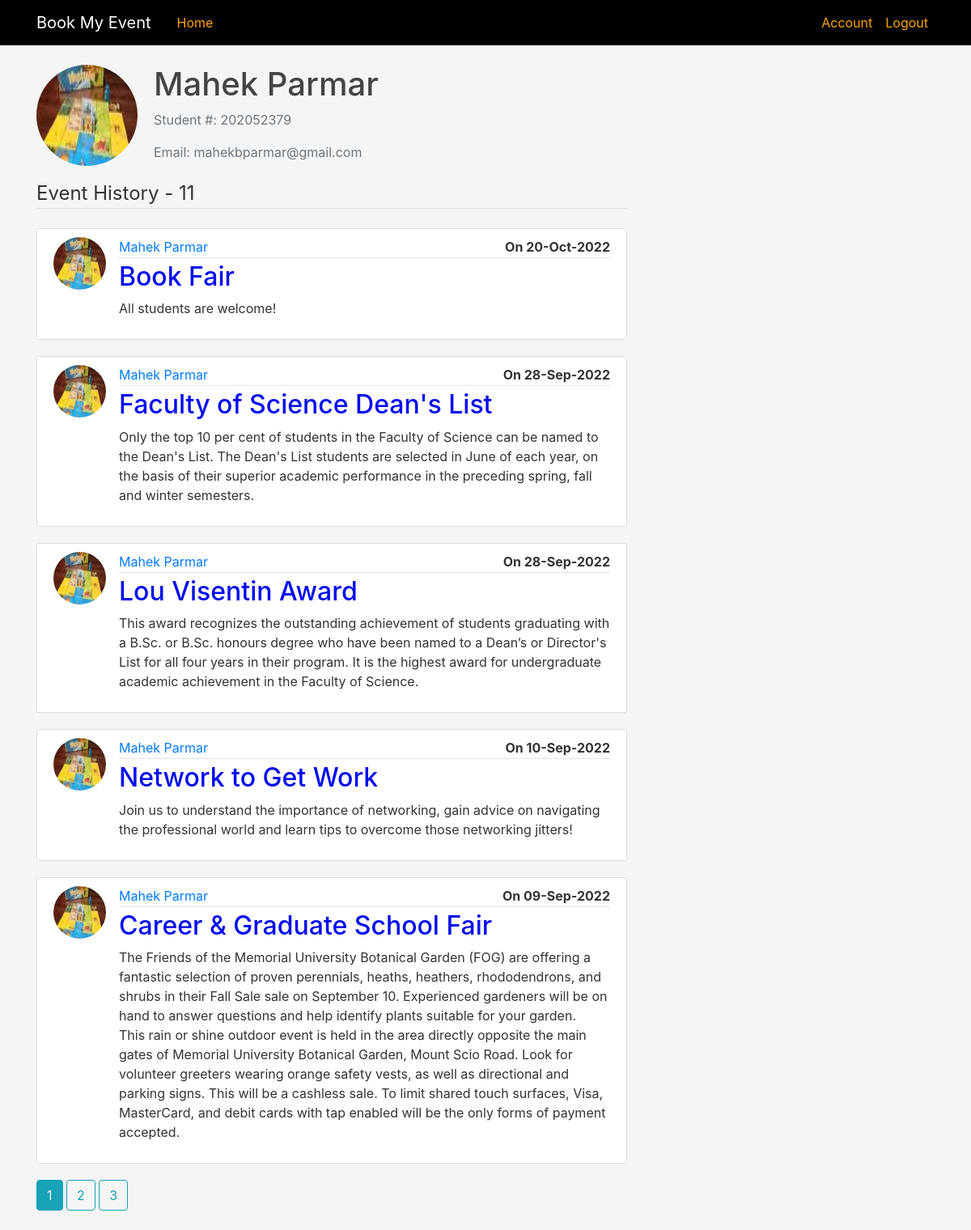
/user/1?page=1 (signed in), run on the app's committed database.
### bme/model.py (models this page shows, shortened)
class User(db.Model, UserMixin):
    id = db.Column(db.Integer, primary_key = True)      #its the primary key
    firstName = db.Column(db.String, nullable=False)    #must not be null
    surName = db.Column(db.String, nullable=False)      #must not be null
    email = db.Column(db.String, nullable=False, unique=True)   #must not be empty, and mun mails are unique
    studentNumber = db.Column(db.String(9), nullable= False, unique=True)      #must not be empty, max of 9 numbers and must be unique
    profilePicture = db.Column(db.String(20), nullable=False, default = 'default.jpg')      #max 20 strings(image will be hashed), cannot be null and some image will always be there i.e. the default image
    password = db.Column(db.String(60), nullable=False)     #passwords will be hashed
    eventsPosted = db.relationship('Event', backref='author', lazy=True)        #This is relationship and NOT a column on the db, this just helps get all events the user has created
    attending = db.relationship('Event', secondary = user_event, backref="atendees", order_by ="Event.date")

class Event(db.Model):
    id = db.Column(db.Integer, primary_key=True)
    title = db.Column(db.String(100), nullable=False)
    content = db.Column(db.Text, nullable=False)
    image = db.Column(db.String(20), nullable=True)      #max 20 strings(image will be hashed), cannot be null and some image will always be there i.e. the default image
    date = db.Column(db.Date, nullable=False)
    userId = db.Column(db.Integer, db.ForeignKey('user.id'), nullable=False)

### bme/users/routes.py (the view)
@users.route("/user/<int:user_id>")
@login_required
def viewUser(user_id):
    page = request.args.get('page', 1, type=int)
    user = User.query.get_or_404(user_id)
    fullName = "- " +user.firstName + " " +user.surName
    eventsPosted = Event.query.filter_by(userId = user_id).order_by(Event.date.desc()).paginate(page=page, per_page=5)
    return render_template('view_user.html', title=fullName, user=user, eventsPosted=eventsPosted)

### bme/model.py (called while the page is built)
@loginManager.user_loader
def load_user(userId):
    return User.query.get(int(userId))

### bme/templates/view_user.html (shortened to what this page needs)
{% extends "layout.html" %}
{% block content %}
<div class="media">
    <img class="rounded-circle account-img"
        src="{{ url_for('static', filename = 'profilePics/' + user.profilePicture) }}">
    <div class="media-body">
        <h2 class="account-heading">{{ user.firstName }}&nbsp;{{ user.surName }}</h2>
        <p class="text-secondary">Student #:&nbsp;{{ user.studentNumber }}</p>
        <p class="text-secondary">Email:&nbsp;{{ user.email }}</p>
    </div>
</div>
<legend class="border-bottom mb-4">Event History - {{eventsPosted.total}}</legend>
{% for event in eventsPosted.items %}
<article class="media content-section">
    <img class="rounded-circle article-img"
        src="{{ url_for('static', filename = 'profilePics/' + event.author.profilePicture) }}">
    <div class="media-body">
        <div class="article-metadata">
            <a class="mr-2" href="#">{{ event.author.firstName }}&nbsp;{{ event.author.surName }} </a>
            <p class="float-right font-weight-bold">On {{ event.date.strftime('%d-%b-%Y') }}</p>
        </div>
        <h2><a class="article-title" style="color:#000cee;" href="{{ url_for('events.viewEvent', event_id=event.id) }}">{{
            event.title }}</a></h2>
        <p class="article-content">{{ event.content }}</p>
    </div>
</article>
{% endfor %}
{% for page_num in eventsPosted.iter_pages(left_edge=1, right_edge=1, left_current=2, right_current=3) %}
    {% if page_num %}
        {% if eventsPosted.page==page_num %}
            <a class="btn btn-info mb-4" href="{{ url_for('users.viewUser', user_id =user.id, page=page_num) }}">{{page_num}}</a>
        {% else %}
            <a class="btn btn-outline-info mb-4" href="{{ url_for('users.viewUser', user_id =user.id, page=page_num)}}">{{page_num}}</a>
        {% endif %}
    {% else %}
    ...
    {% endif %}
{% endfor %}
{% endblock content %}

### bme/static/main.css (style rules this page uses)
body { background: whitesmoke; color: #333333; margin-top: 5rem; }
h1, h2, h3, h4, h5, h6 { color: #444444; }
.content-section { background: #ffffff; padding: 10px 20px; border: 1px solid #dddddd; border-radius: 3px; margin-bottom: 20px; }
.article-title { color: #444444; }
.article-content { white-space: pre-line; }
.article-img { height: 65px; width: 65px; margin-right: 16px; }
.article-metadata { padding-bottom: 1px; margin-bottom: 4px; border-bottom: 1px solid #e3e3e3 }
.account-img { height: 125px; width: 125px; margin-right: 20px; margin-bottom: 16px; }
.account-heading { font-size: 2.5rem; }

### data on the page
User: profilePicture (picture), firstName "Mahek", surName "Parmar", studentNumber "202052379", email "mahekbparmar@gmail.com"
Event: profilePicture (picture), author.firstName "Mahek", author.surName "Parmar", date "20-Oct-2022", title "Book Fair", content "All students are welcome!"
Event: profilePicture (picture), author.firstName "Mahek", author.surName "Parmar", date "28-Sep-2022", title "Faculty of Science Dean's List", content "Only the top 10 per cent of students in the Faculty of Science can be named to the Dean's List. The Dean's List students are selected in June of each year, on the basis of their superior academic performance in the preceding spring, fall and winter semesters."
Event: profilePicture (picture), author.firstName "Mahek", author.surName "Parmar", date "28-Sep-2022", title "Lou Visentin Award", content "This award recognizes the outstanding achievement of students graduating with a B.Sc. or B.Sc. honours degree who have been named to a Dean’s or Director's List for all four years in their program. It is the highest award for undergraduate academic achievement in the Faculty of Science."
Event: profilePicture (picture), author.firstName "Mahek", author.surName "Parmar", date "10-Sep-2022", title "Network to Get Work", content "Join us to understand the importance of networking, gain advice on navigating the professional world and learn tips to overcome those networking jitters!"
Event: profilePicture (picture), author.firstName "Mahek", author.surName "Parmar", date "09-Sep-2022", title "Career & Graduate School Fair", content "The Friends of the Memorial University Botanical Garden (FOG) are offering a fantastic selection of proven perennials, heaths, heathers, rhododendrons, and shrubs in their Fall Sale sale on September 10. Experienced gardeners will be on hand to answer questions and help identify plants suitable for your garden. This rain or shine outdoor event is held in the area directly opposite the main gates of Memorial University Botanical Garden, Mount Scio Road. Look for volunteer greeters wearing orange safety vests, as well as directional and parking signs. This will be a cashless sale. To limit shared touch surfaces, Visa, MasterCard, and debit cards with tap enabled will be the only forms of…"

### other printed values
{{ eventsPosted.total }} "11"
{{ page_num }} "1"
{{ page_num }} "2" "3"
